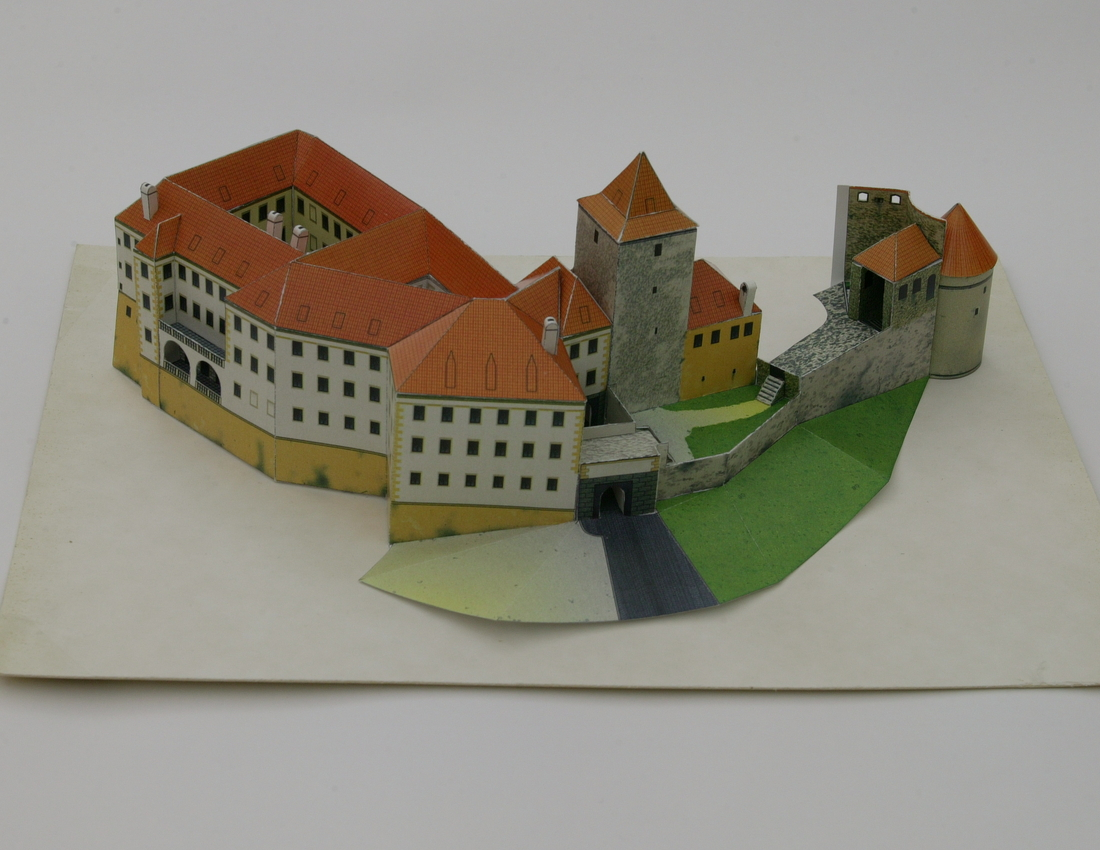
#> input picture 08_epipolar_geometry/daliborka_01.jpg, 1100 x 850 px
$ python hw08.py
#> lines starting #> are read from the running program, lines starting #| are printed output that depends on the picture
### 08_epipolar_geometry/lib.py
import numpy as np
from numpy.linalg import norm, inv
import numpy as np
import itertools
import math
import matplotlib.pyplot as plt
import scipy.io as sio


# [203 lines left out: functions p3p_polynom, u2F_polynom, p3p_dverify, p3p_distances, p3p_angles, p3p_RC, not called in this run]


def e2p(X):
    """ Euclidian to projective coordinates:
        if shape (n, m), returns (n + 1, m)
    """
    X = np.asarray(X)
    return np.vstack([X, np.ones(X.shape[1])])


# [6 lines left out: function p2e, not called in this run]


def cvec(x):
    """ Converts to a column vector """
    return np.asarray(x).reshape(-1, 1)


def rvec(x):
    """ Converts to a row vector """
    return np.asarray(x).reshape(-1)


# [121 lines left out: functions plot_csystem, u2H, dist, u2h_optim, x2vp, uXK2RC, not called in this run]

### 08_epipolar_geometry/hw08.py
from re import L
from lib import *


def u2F(x1, x2):
    """ Computes the fundamental matrix using the seven-point algorithm
    from 7 euclidean correspondences x1, x2, measured in two images.

    Parameters
    ----------
    x1 : np.array (2, 7)
        coordinates of the seven correspondences in the first image
    x2 : np.array (2, 7)
        coordinates of the seven correspondences in the second image

    Returns
    -------
    Fs : list of (3, 3) np.array
        fundamental matrices
    """
    u1, v1 = x1
    u2, v2 = x2

    A = np.c_[u2 * u1, u2 * v1, u2, v2 * u1, v2 * v1, v2, u1, v1, np.ones(7)]

    # Solve eq. (12.33)
    G1, G2 = scipy.linalg.null_space(A).T
    G1 = G1.reshape(3, 3)
    G2 = G2.reshape(3, 3)

    # Solve eq. (12.36)
    polynomial = u2F_polynom(G1, G2)
    # a_3 * α^3 + a_2 * α^2 + a_1 * α + a_0 = 0
    alphas = np.roots(polynomial)

    Fs = []

    for alpha in alphas:
        if np.iscomplex(alpha):
            continue
        alpha = np.real(alpha)

        # Eq. (12.34)
        G = G1 + alpha * G2

        if np.linalg.matrix_rank(G) != 2:
            continue

        # Notice that we assumed that G was constructed with a non-zero coefficient at G1.
        # We therefore also need to check G = G2 for a solution.
        if np.allclose(G, G2):
            continue

        Fs.append(G)

    return Fs


def epipolar_errors(u, l):
    """ Computes the epipolar error of points u on lines l.

    Parameters
    ----------
    u : np.array (3, n)
        coordinates of the points
    l : np.array (3, n)
        lines

    Returns
    -------
    np.array (n,)
        epipolar errors
    """
    errors = []
    for u_i, l_i in zip(u.T, l.T):
        error = abs(u_i @ l_i) / np.sqrt(l_i[0] ** 2 + l_i[1] ** 2)
        errors.append(error)
    return np.array(errors)


def u2F_optimal(u1_all, u2_all, ix):
    u1_selected = u1_all[:, ix]
    u2_selected = u2_all[:, ix]

    u1p_all = e2p(u1_all)
    u2p_all = e2p(u2_all)

    min_max_epipolar_error = np.inf
    indices_best = None
    F_best = None

    for indices in itertools.combinations(range(len(u1_selected[0])), 7):
        indices = np.array(indices)
        u1 = u1_selected[:, indices]
        u2 = u2_selected[:, indices]
        Fs = u2F(u1, u2)

        for F in Fs:
            l2 = F @ u1p_all
            l1 = F.T @ u2p_all

            errors1 = epipolar_errors(u1p_all, l1)
            errors2 = epipolar_errors(u2p_all, l2)

            errors = errors1 + errors2

            max_epipolar_error = np.max(errors)

            if max_epipolar_error < min_max_epipolar_error:
                min_max_epipolar_error = max_epipolar_error
                indices_best = indices
                F_best = F

    return F_best, indices_best


def line_points(a=0, b=0, c=0, xs=[0, 1]):
    if (a == 0 and b == 0):
        raise Exception("both a and b cannot be zero")
    return [(-c / a, x) if b == 0 else (x, (-c - a * x) / b) for x in xs]


def show_epipolar_lines(u, F, ax1, ax2):
    for u1i, u2i in u.T:
        sc = ax2.scatter(u1i, u2i, s=10)
        l = F @ [u1i, u2i, 1]
        ax1.axline(*line_points(*l), color=sc.get_facecolors()[-1])


if __name__ == '__main__':
    file = sio.loadmat('daliborka_01_23-uu.mat')
#> (reads 08_epipolar_geometry/daliborka_01_23-uu.mat from the repository)

    edges = file['edges'] - 1
    u1 = file['u01']
    u2 = file['u23']
    ix = file['ix'][0] - 1

    image1 = plt.imread('daliborka_01.jpg')
#> image1 is the input picture: shape (850, 1100, 3); mean R, G, B 145.8, 142, 130
    image2 = plt.imread('daliborka_23.jpg')
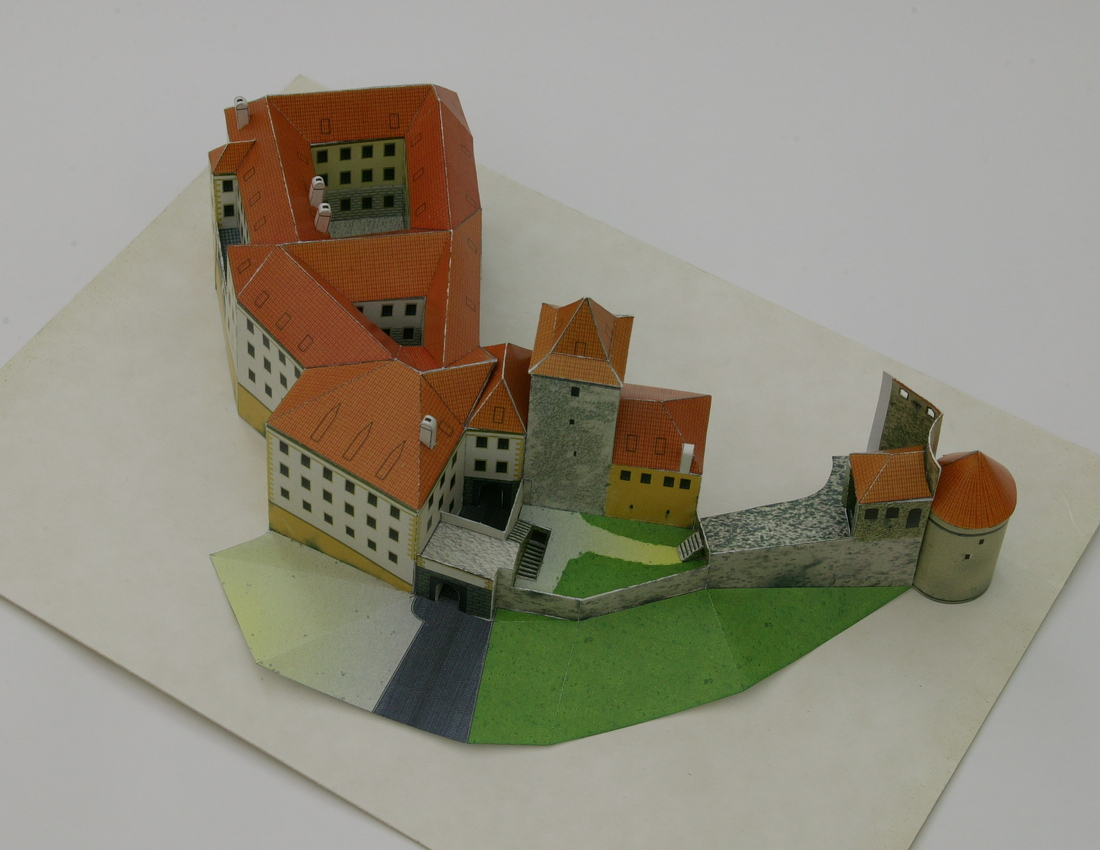
#> input picture 08_epipolar_geometry/daliborka_23.jpg, 1100 x 850 px
#> image2 is the input picture: shape (850, 1100, 3); mean R, G, B 145.9, 141.7, 127.3

    fig, axes = plt.subplots(1, 2)
    axes[0].imshow(image1)
    axes[0].scatter(u1[0], u1[1], s=10)
    axes[0].scatter(u1[0, ix], u1[1, ix], s=10)

    axes[1].imshow(image2)
    axes[1].scatter(u2[0], u2[1], s=10)
    axes[1].scatter(u2[0, ix], u2[1, ix], s=10)

    plt.tight_layout()
    # plt.show()
    plt.close()
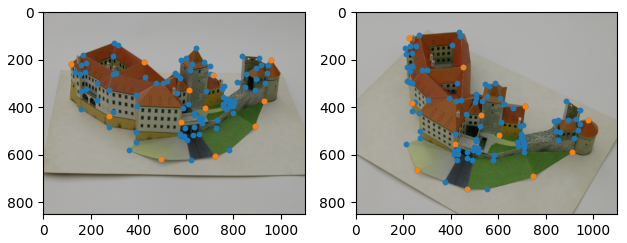
#> figure drawn by matplotlib, 2 panels

    #! 1.
    # Find the fundamental matrix F relating the images above:
    # generate all 7-tuples from the selected set of 12 correspondences,
    # estimate F for each of them and chose the one,
    # that minimizes maximal epipolar error over all matches.
#> (the run stopped early here; a loop or call above may not have finished)
